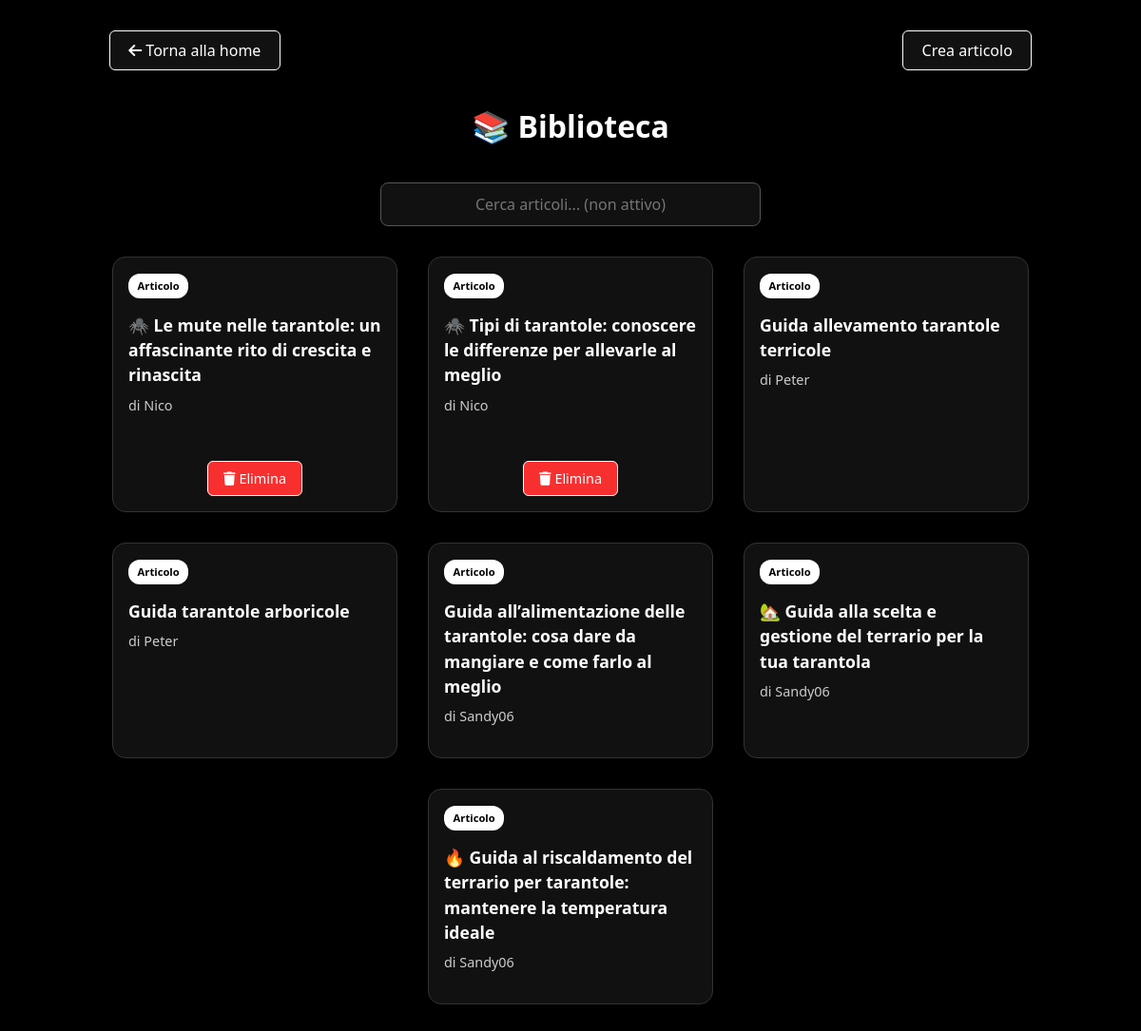
/biblioteca/ (signed in), run on the app's committed database.
### My_Spider/models.py (models this page shows)
class Articolo(models.Model):
    id_articolo = models.AutoField(primary_key=True)
    titolo = models.CharField(max_length=200)
    testo = models.TextField()
    data = models.DateField()
    id_utente = models.ForeignKey(utenti, on_delete=models.CASCADE, db_column='id_utente')

class utenti(models.Model):
    id = models.AutoField(primary_key=True)
    username = models.CharField(max_length=20, unique=True)
    email = models.EmailField(unique=True)
    password = models.CharField(max_length=128)
    data_creazione = models.DateTimeField(default=timezone.now)
    livello = models.IntegerField(default=1, validators=[MinValueValidator(1)])

### My_Spider/views.py (the view)
# urls.py: path('biblioteca/', biblioteca_view, name='biblioteca'),
def biblioteca_view(request):
    logged_in = request.session.get('logged_in', False)
    if logged_in:
        user = utenti.objects.get(username=request.session['username'])
        articoli = Articolo.objects.all().order_by('-data')
        mostra_pulsante = user.livello >= 10
        context = {
            'logged_in': logged_in,
            'username': user.username,
            'articoli': articoli,
            'mostra_pulsante': mostra_pulsante
        }
        return render(request, 'biblioteca.html', context)
    return redirect('login')

### templates/biblioteca.html (shortened to what this page needs)
{% load static %}
<!DOCTYPE html>
<html lang="it">
<head>
    <link rel="stylesheet" href="{% static 'css/bootstrap.min.css' %}">
    <link rel="stylesheet" href="{% static 'css/fontawesome.min.css' %}">
</head>
<body>
    <div class="container">
        <div class="top-buttons">
            <a href="{% url 'account' %}" class="btn-custom"><i class="fas fa-arrow-left"></i> Torna alla home</a>
            {% if mostra_pulsante %}
            <a href="{% url 'crea_articolo' %}" class="btn-custom">Crea articolo</a>
        {% endif %}
        </div>
        <h2 class="page-title">📚 Biblioteca</h2>
        <input type="text" class="search-bar" placeholder="Cerca articoli... (non attivo)">
        <div class="card-wrapper">
            {% for articolo in articoli %}
                <div class="card">
                    <a href="{% url 'visualizzazione_articolo' articolo.pk %}">
                        <div class="card-body">
                            <div class="badge-custom">Articolo</div>
                            <div class="article-title">{{ articolo.titolo }}</div>
                            <div class="article-author">di {{ articolo.id_utente.username }}</div>
                        </div>
                    </a>
                    {% if logged_in and username == articolo.id_utente.username %}
                        <form action="{% url 'elimina_articolo' articolo.pk %}" method="post" style="text-align: center;">
                            <button type="submit" class="btn-delete" onclick="return confirm('Sei sicuro di voler eliminare questo articolo?');">
                                <i class="fas fa-trash"></i> Elimina
                            </button>
                        </form>
                    {% endif %}
                </div>
            {% empty %}
                <div class="alert alert-info">Nessun articolo disponibile al momento.</div>
            {% endfor %}
        </div>
    </div>
</body>
</html>

### templates/biblioteca.html (style rules this page uses)
body { background-color: #000; color: #fff; font-family: 'Segoe UI', sans-serif; padding: 2rem; }
.container { max-width: 1000px; margin: auto; }
.page-title { font-size: 2rem; font-weight: bold; color: #fff; text-align: center; margin-bottom: 2.5rem; }
.top-buttons { display: flex; justify-content: space-between; flex-wrap: wrap; margin-bottom: 2rem; }
.btn-custom { background-color: #111; color: #fff; border: 1px solid #fff; border-radius: 6px; padding: 0.5rem 1.2rem; font-weight: 500; text-decoration: none; transition: all 0.3s ease; margin-bottom: 0.5rem; }
.search-bar { width: 100%; max-width: 400px; padding: 0.6rem 1rem; border-radius: 8px; border: 1px solid #555; background-color: #111; color: #eee; margin: 0 auto 2rem auto; display: block; text-align: center; }
.card-wrapper { display: flex; flex-wrap: wrap; justify-content: center; gap: 2rem; }
.card { background-color: #111; border: 1px solid #333; border-radius: 14px; width: 100%; max-width: 300px; transition: transform 0.2s ease, box-shadow 0.3s ease; }
.card-body { padding: 1rem; }
.badge-custom { background-color: #fff; color: #000; font-size: 0.7rem; padding: 0.3rem 0.6rem; border-radius: 12px; font-weight: bold; margin-bottom: 0.4rem; display: inline-block; }
.article-title { font-size: 1.1rem; font-weight: bold; color: #fff; margin: 0.5rem 0; }
.article-author { font-size: 0.9rem; color: #ccc; margin-bottom: 0.5rem; }
.btn-delete { background-color: #f82f2f; color: #fff; border: 1px solid #fff; border-radius: 6px; padding: 0.4rem 1rem; font-size: 0.9rem; font-weight: 500; margin: 1rem 0; transition: box-shadow 0.3s ease; }
a { text-decoration: none !important; }

### data on the page
Articolo: titolo "🕷️ Le mute nelle tarantole: un affascinante rito di crescita e rinascita", id_utente.username "Nico", shows "Elimina"
Articolo: titolo "🕷️ Tipi di tarantole: conoscere le differenze per allevarle al meglio", id_utente.username "Nico", shows "Elimina"
Articolo: titolo "Guida allevamento tarantole terricole", id_utente.username "Peter"
Articolo: titolo "Guida tarantole arboricole", id_utente.username "Peter"
Articolo: titolo "Guida all’alimentazione delle tarantole: cosa dare da mangiare e come farlo al meglio", id_utente.username "Sandy06"
Articolo: titolo "🏡 Guida alla scelta e gestione del terrario per la tua tarantola", id_utente.username "Sandy06"
Articolo: titolo "🔥 Guida al riscaldamento del terrario per tarantole: mantenere la temperatura ideale", id_utente.username "Sandy06"
